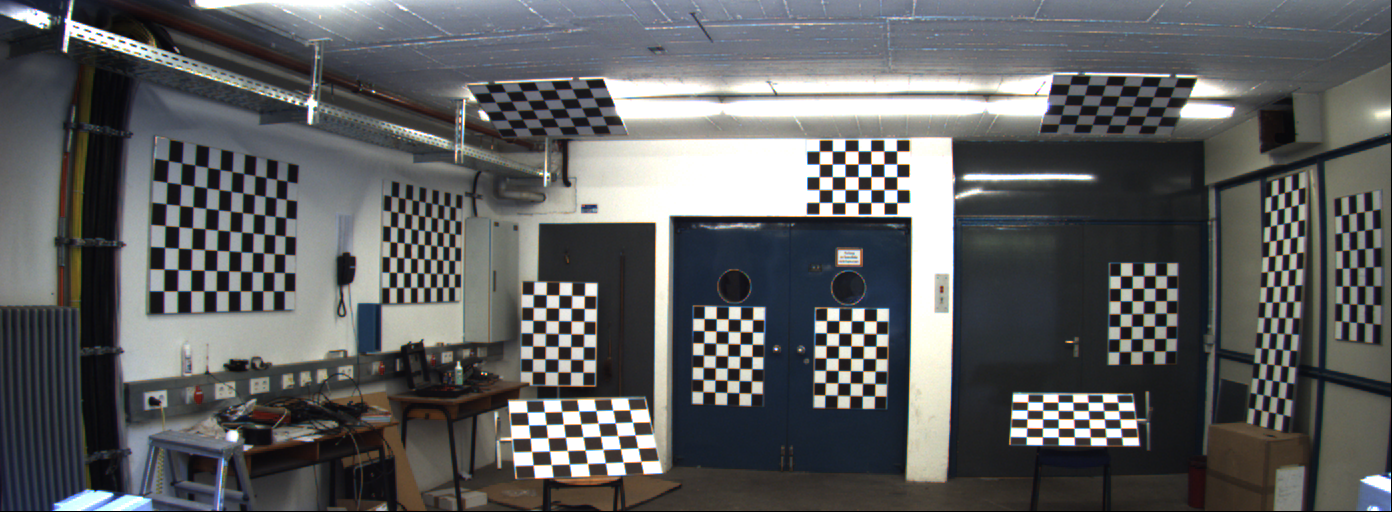
#> input picture calibration/image_02/data/0000000000.png, 1392 x 512 px; its folder holds only this picture in this run
$ jupyter execute Rectify_github.ipynb   (older library calls are emulated)
#> lines starting #> are read from the running program, lines starting #| are printed output that depends on the picture
[cell 1]
import cv2
import numpy as np
import glob
import os


def create_rectify_maps(K, D, R_rect, P_rect, size):
    return cv2.initUndistortRectifyMap(
        K, D, R_rect, P_rect, size, cv2.CV_32FC1
    )


def rectify_image(img_path, mapx, mapy):
#> called with img_path = 'calibration/image_02/data/0000000000.png'
    img = cv2.imread(img_path)
#> img is the input picture: shape (512, 1392, 3); mean B, G, R 95.6, 95, 93.8
    return cv2.remap(img, mapx, mapy, cv2.INTER_LINEAR)
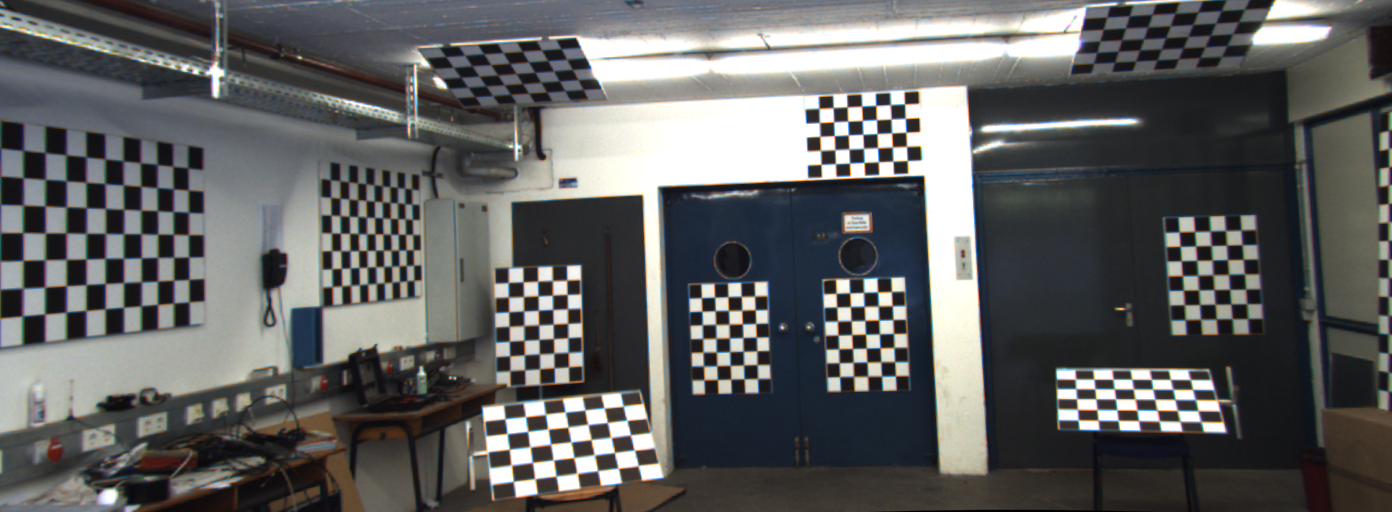
#> returned value: shape (512, 1392, 3); mean of channels 0, 1, 2 96, 96.6, 96.1; drawn as B, G, R

def draw_horizontal_guides(img, color=(0, 255, 0)):
    h, w = img.shape[:2]
    step = h // 10
    out = img.copy()
    for y in range(0, h, step):
        cv2.line(out, (0, y), (w, y), color, 1)
    return out

[cell 2]
# Manualtly entered calibration parameters

#LEFT CAMERA
# Intrinsic matrix (3x3)
K_l = np.array([
    [960.87, 0.0, 681.52],
    [0.0, 960.87, 199.59],
    [0.0, 0.0, 1.0]
])

# Distortion coefficients (5,)
D_l = np.array([
    -0.3641,
    0.1788,
    0.00086,
    -0.00273,
    -0.0420
], dtype=np.float32)


#RIGHT CAMERA
# Intrinsic matrix (3x3)
K_r = np.array([
    [910.54, 0., 676.73],
    [0., 910.54, 214.58],
    [0., 0., 1.]
 ])

# Distortion coefficients (5,)
D_r = np.array([
    -0.38562,
    0.23706,
    0.00110,
    0.00070,
    -0.09438
], dtype=np.float32)


# Rotation matrix (3x3)
R = np.array([
    [0.9993, 0.0243, -0.0271],
    [-0.0246, 0.9996, -0.0107],
    [0.0268, 0.0113, 0.9996]
])

# Translation vector (3x1) left to right
T = np.array([
    [-0.4692],
    [-0.0106],
    [0.0308]
], dtype=np.float32)


image_size = (1392, 512) # Width, Height

[cell 3]
# Change these paths

# Input directories for left and right images (Have to change seq_xx for different sequences)
input_left = r"C:\Users\bjarn\Desktop\Perception_for_autonomous_systems\34759_final_project_raw\seq_03\image_02\data"
input_right = r"C:\Users\bjarn\Desktop\Perception_for_autonomous_systems\34759_final_project_raw\seq_03\image_03\data"

# Remember to create these output directories beforehand
# Output directories for rectified images (have to change seq_xx for different sequences)
out_left = r"C:\Users\bjarn\Desktop\Perception_for_autonomous_systems\rect_eval\seq_3\left"
out_right = r"C:\Users\bjarn\Desktop\Perception_for_autonomous_systems\rect_eval\seq_3\right"


os.makedirs(out_left, exist_ok=True)
os.makedirs(out_right, exist_ok=True)


R_l, R_r, P_l, P_r, Q, _, _ = cv2.stereoRectify(
    K_l, D_l, K_r, D_r, image_size, R, T, alpha=0
)

# ---- Build rectification maps ----
left_map_x, left_map_y = create_rectify_maps(K_l, D_l, R_l, P_l, image_size)
right_map_x, right_map_y = create_rectify_maps(K_r, D_r, R_r, P_r, image_size)

# ---- Process all images ----
left_images = sorted(glob.glob(os.path.join(input_left, "*.png")))
right_images = sorted(glob.glob(os.path.join(input_right, "*.png")))

for L, R in zip(left_images, right_images):
    frame_id = os.path.basename(L)

    rect_L = rectify_image(L, left_map_x, left_map_y)
    rect_R = rectify_image(R, right_map_x, right_map_y)
#> call 2 of rectify_image, with img_path = 'calibration/image_02/data/0000000000.png'
#> in rectify_image (call 2), `return cv2.remap(img, mapx, mapy, cv2.INTER_LINEAR)`:
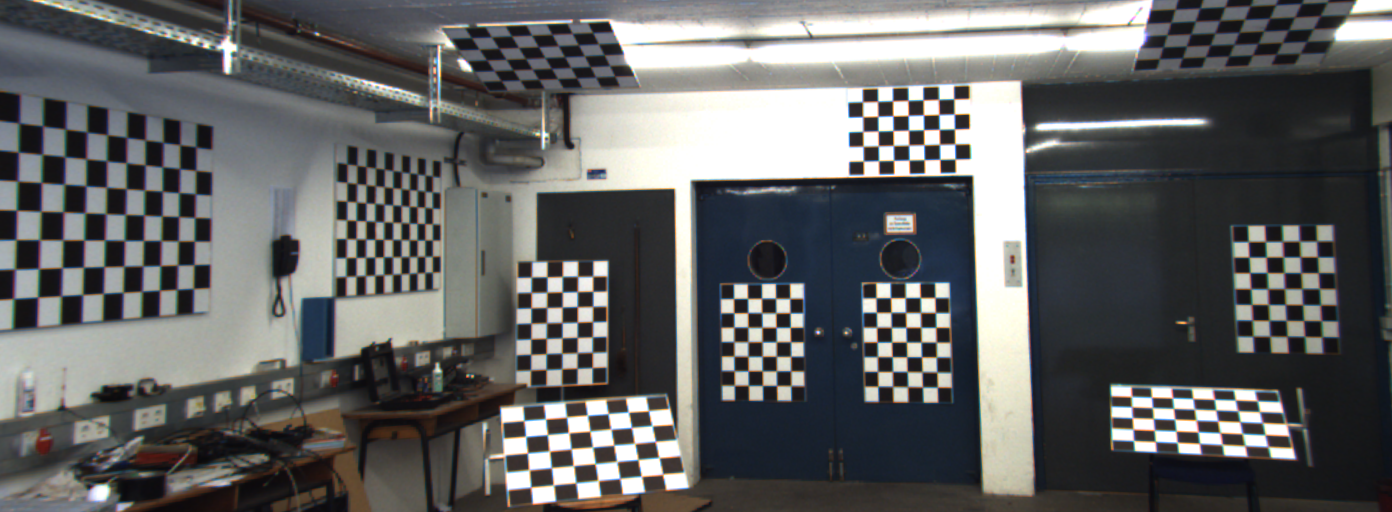
#> returned value: shape (512, 1392, 3); mean of channels 0, 1, 2 98.7, 99, 98.2; drawn as B, G, R
